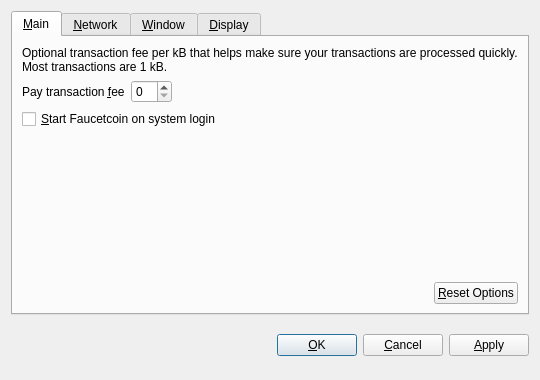
<?xml version="1.0" encoding="UTF-8"?>
<ui version="4.0">
 <class>OptionsDialog</class>
 <widget class="QDialog" name="OptionsDialog">
  <property name="geometry">
   <rect>
    <x>0</x>
    <y>0</y>
    <width>540</width>
    <height>380</height>
   </rect>
  </property>
  <property name="windowTitle">
   <string>Options</string>
  </property>
  <property name="modal">
   <bool>true</bool>
  </property>
  <layout class="QVBoxLayout" name="verticalLayout">
   <item>
    <widget class="QTabWidget" name="tabWidget">
     <property name="tabPosition">
      <enum>QTabWidget::North</enum>
     </property>
     <property name="currentIndex">
      <number>0</number>
     </property>
     <widget class="QWidget" name="tabMain">
      <attribute name="title">
       <string>&amp;Main</string>
      </attribute>
      <layout class="QVBoxLayout" name="verticalLayout_Main">
       <item>
        <widget class="QLabel" name="transactionFeeInfoLabel">
         <property name="text">
          <string>Optional transaction fee per kB that helps make sure your transactions are processed quickly. Most transactions are 1 kB.</string>
         </property>
         <property name="textFormat">
          <enum>Qt::PlainText</enum>
         </property>
         <property name="wordWrap">
          <bool>true</bool>
         </property>
        </widget>
       </item>
       <item>
        <layout class="QHBoxLayout" name="horizontalLayout_1_Main">
         <item>
          <widget class="QLabel" name="transactionFeeLabel">
           <property name="text">
            <string>Pay transaction &amp;fee</string>
           </property>
           <property name="textFormat">
            <enum>Qt::PlainText</enum>
           </property>
           <property name="buddy">
            <cstring>transactionFee</cstring>
           </property>
          </widget>
         </item>
         <item>
          <widget class="BitcoinAmountField" name="transactionFee"/>
         </item>
         <item>
          <spacer name="horizontalSpacer_1_Main">
           <property name="orientation">
            <enum>Qt::Horizontal</enum>
           </property>
           <property name="sizeHint" stdset="0">
            <size>
             <width>40</width>
             <height>20</height>
            </size>
           </property>
          </spacer>
         </item>
        </layout>
       </item>
       <item>
        <widget class="QCheckBox" name="bitcoinAtStartup">
         <property name="toolTip">
          <string>Automatically start Faucetcoin after logging in to the system.</string>
         </property>
         <property name="text">
          <string>&amp;Start Faucetcoin on system login</string>
         </property>
        </widget>
       </item>
       <item>
        <spacer name="verticalSpacer_Main">
         <property name="orientation">
          <enum>Qt::Vertical</enum>
         </property>
         <property name="sizeHint" stdset="0">
          <size>
           <width>20</width>
           <height>40</height>
          </size>
         </property>
        </spacer>
       </item>
       <item>
        <layout class="QHBoxLayout" name="horizontalLayout_2_Main">
         <item>
          <spacer name="horizontalSpacer_2_Main">
           <property name="orientation">
            <enum>Qt::Horizontal</enum>
           </property>
           <property name="sizeHint" stdset="0">
            <size>
             <width>40</width>
             <height>20</height>
            </size>
           </property>
          </spacer>
         </item>
         <item>
          <widget class="QPushButton" name="resetButton">
           <property name="toolTip">
            <string>Reset all client options to default.</string>
           </property>
           <property name="text">
            <string>&amp;Reset Options</string>
           </property>
           <property name="autoDefault">
            <bool>false</bool>
           </property>
          </widget>
         </item>
        </layout>
       </item>
      </layout>
     </widget>
     <widget class="QWidget" name="tabNetwork">
      <attribute name="title">
       <string>&amp;Network</string>
      </attribute>
      <layout class="QVBoxLayout" name="verticalLayout_Network">
       <item>
        <widget class="QCheckBox" name="mapPortUpnp">
         <property name="toolTip">
          <string>Automatically open the Faucetcoin client port on the router. This only works when your router supports UPnP and it is enabled.</string>
         </property>
         <property name="text">
          <string>Map port using &amp;UPnP</string>
         </property>
        </widget>
       </item>
       <item>
        <widget class="QCheckBox" name="connectSocks">
         <property name="toolTip">
          <string>Connect to the Faucetcoin network through a SOCKS proxy (e.g. when connecting through Tor).</string>
         </property>
         <property name="text">
          <string>&amp;Connect through SOCKS proxy:</string>
         </property>
        </widget>
       </item>
       <item>
        <layout class="QHBoxLayout" name="horizontalLayout_Network">
         <item>
          <widget class="QLabel" name="proxyIpLabel">
           <property name="text">
            <string>Proxy &amp;IP:</string>
           </property>
           <property name="textFormat">
            <enum>Qt::PlainText</enum>
           </property>
           <property name="buddy">
            <cstring>proxyIp</cstring>
           </property>
          </widget>
         </item>
         <item>
          <widget class="QValidatedLineEdit" name="proxyIp">
           <property name="maximumSize">
            <size>
             <width>140</width>
             <height>16777215</height>
            </size>
           </property>
           <property name="toolTip">
            <string>IP address of the proxy (e.g. 127.0.0.1)</string>
           </property>
          </widget>
         </item>
         <item>
          <widget class="QLabel" name="proxyPortLabel">
           <property name="text">
            <string>&amp;Port:</string>
           </property>
           <property name="textFormat">
            <enum>Qt::PlainText</enum>
           </property>
           <property name="buddy">
            <cstring>proxyPort</cstring>
           </property>
          </widget>
         </item>
         <item>
          <widget class="QLineEdit" name="proxyPort">
           <property name="maximumSize">
            <size>
             <width>55</width>
             <height>16777215</height>
            </size>
           </property>
           <property name="toolTip">
            <string>Port of the proxy (e.g. 9050)</string>
           </property>
          </widget>
         </item>
         <item>
          <widget class="QLabel" name="socksVersionLabel">
           <property name="text">
            <string>SOCKS &amp;Version:</string>
           </property>
           <property name="textFormat">
            <enum>Qt::PlainText</enum>
           </property>
           <property name="buddy">
            <cstring>socksVersion</cstring>
           </property>
          </widget>
         </item>
         <item>
          <widget class="QValueComboBox" name="socksVersion">
           <property name="toolTip">
            <string>SOCKS version of the proxy (e.g. 5)</string>
           </property>
          </widget>
         </item>
         <item>
          <spacer name="horizontalSpacer_Network">
           <property name="orientation">
            <enum>Qt::Horizontal</enum>
           </property>
           <property name="sizeHint" stdset="0">
            <size>
             <width>40</width>
             <height>20</height>
            </size>
           </property>
          </spacer>
         </item>
        </layout>
       </item>
       <item>
        <spacer name="verticalSpacer_Network">
         <property name="orientation">
          <enum>Qt::Vertical</enum>
         </property>
         <property name="sizeHint" stdset="0">
          <size>
           <width>20</width>
           <height>40</height>
          </size>
         </property>
        </spacer>
       </item>
      </layout>
     </widget>
     <widget class="QWidget" name="tabWindow">
      <attribute name="title">
       <string>&amp;Window</string>
      </attribute>
      <layout class="QVBoxLayout" name="verticalLayout_Window">
       <item>
        <widget class="QCheckBox" name="minimizeToTray">
         <property name="toolTip">
          <string>Show only a tray icon after minimizing the window.</string>
         </property>
         <property name="text">
          <string>&amp;Minimize to the tray instead of the taskbar</string>
         </property>
        </widget>
       </item>
       <item>
        <widget class="QCheckBox" name="minimizeOnClose">
         <property name="toolTip">
          <string>Minimize instead of exit the application when the window is closed. When this option is enabled, the application will be closed only after selecting Quit in the menu.</string>
         </property>
         <property name="text">
          <string>M&amp;inimize on close</string>
         </property>
        </widget>
       </item>
       <item>
        <spacer name="verticalSpacer_Window">
         <property name="orientation">
          <enum>Qt::Vertical</enum>
         </property>
         <property name="sizeHint" stdset="0">
          <size>
           <width>20</width>
           <height>40</height>
          </size>
         </property>
        </spacer>
       </item>
      </layout>
     </widget>
     <widget class="QWidget" name="tabDisplay">
      <attribute name="title">
       <string>&amp;Display</string>
      </attribute>
      <layout class="QVBoxLayout" name="verticalLayout_Display">
       <item>
        <layout class="QHBoxLayout" name="horizontalLayout_1_Display">
         <item>
          <widget class="QLabel" name="langLabel">
           <property name="text">
            <string>User Interface &amp;language:</string>
           </property>
           <property name="textFormat">
            <enum>Qt::PlainText</enum>
           </property>
           <property name="buddy">
            <cstring>lang</cstring>
           </property>
          </widget>
         </item>
         <item>
          <widget class="QValueComboBox" name="lang">
           <property name="toolTip">
            <string>The user interface language can be set here. This setting will take effect after restarting Faucetcoin.</string>
           </property>
          </widget>
         </item>
        </layout>
       </item>
       <item>
        <layout class="QHBoxLayout" name="horizontalLayout_2_Display">
         <item>
          <widget class="QLabel" name="unitLabel">
           <property name="text">
            <string>&amp;Unit to show amounts in:</string>
           </property>
           <property name="textFormat">
            <enum>Qt::PlainText</enum>
           </property>
           <property name="buddy">
            <cstring>unit</cstring>
           </property>
          </widget>
         </item>
         <item>
          <widget class="QValueComboBox" name="unit">
           <property name="toolTip">
            <string>Choose the default subdivision unit to show in the interface and when sending coins.</string>
           </property>
          </widget>
         </item>
        </layout>
       </item>
       <item>
        <widget class="QCheckBox" name="displayAddresses">
         <property name="toolTip">
          <string>Whether to show Faucetcoin addresses in the transaction list or not.</string>
         </property>
         <property name="text">
          <string>&amp;Display addresses in transaction list</string>
         </property>
        </widget>
       </item>
       <item>
        <widget class="QCheckBox" name="coinControlFeatures">
         <property name="toolTip">
          <string>Whether to show coin control features or not.</string>
         </property>
         <property name="text">
          <string>Display coin &amp;control features (experts only!)</string>
         </property>
        </widget>
       </item>
       <item>
        <spacer name="verticalSpacer_Display">
         <property name="orientation">
          <enum>Qt::Vertical</enum>
         </property>
         <property name="sizeHint" stdset="0">
          <size>
           <width>20</width>
           <height>40</height>
          </size>
         </property>
        </spacer>
       </item>
      </layout>
     </widget>
    </widget>
   </item>
   <item>
    <layout class="QHBoxLayout" name="horizontalLayout_Buttons">
     <item>
      <spacer name="horizontalSpacer_1">
       <property name="orientation">
        <enum>Qt::Horizontal</enum>
       </property>
       <property name="sizeHint" stdset="0">
        <size>
         <width>40</width>
         <height>48</height>
        </size>
       </property>
      </spacer>
     </item>
     <item>
      <widget class="QLabel" name="statusLabel">
       <property name="font">
        <font>
         <weight>75</weight>
         <bold>true</bold>
        </font>
       </property>
       <property name="text">
        <string/>
       </property>
       <property name="textFormat">
        <enum>Qt::PlainText</enum>
       </property>
       <property name="wordWrap">
        <bool>true</bool>
       </property>
      </widget>
     </item>
     <item>
      <spacer name="horizontalSpacer_2">
       <property name="orientation">
        <enum>Qt::Horizontal</enum>
       </property>
       <property name="sizeHint" stdset="0">
        <size>
         <width>40</width>
         <height>48</height>
        </size>
       </property>
      </spacer>
     </item>
     <item>
      <widget class="QPushButton" name="okButton">
       <property name="text">
        <string>&amp;OK</string>
       </property>
      </widget>
     </item>
     <item>
      <widget class="QPushButton" name="cancelButton">
       <property name="text">
        <string>&amp;Cancel</string>
       </property>
       <property name="autoDefault">
        <bool>false</bool>
       </property>
      </widget>
     </item>
     <item>
      <widget class="QPushButton" name="applyButton">
       <property name="text">
        <string>&amp;Apply</string>
       </property>
       <property name="autoDefault">
        <bool>false</bool>
       </property>
      </widget>
     </item>
    </layout>
   </item>
  </layout>
 </widget>
 <customwidgets>
  <customwidget>
   <class>BitcoinAmountField</class>
   <extends>QSpinBox</extends>
   <header>bitcoinamountfield.h</header>
  </customwidget>
  <customwidget>
   <class>QValueComboBox</class>
   <extends>QComboBox</extends>
   <header>qvaluecombobox.h</header>
  </customwidget>
  <customwidget>
   <class>QValidatedLineEdit</class>
   <extends>QLineEdit</extends>
   <header>qvalidatedlineedit.h</header>
  </customwidget>
 </customwidgets>
 <resources/>
 <connections/>
</ui>
